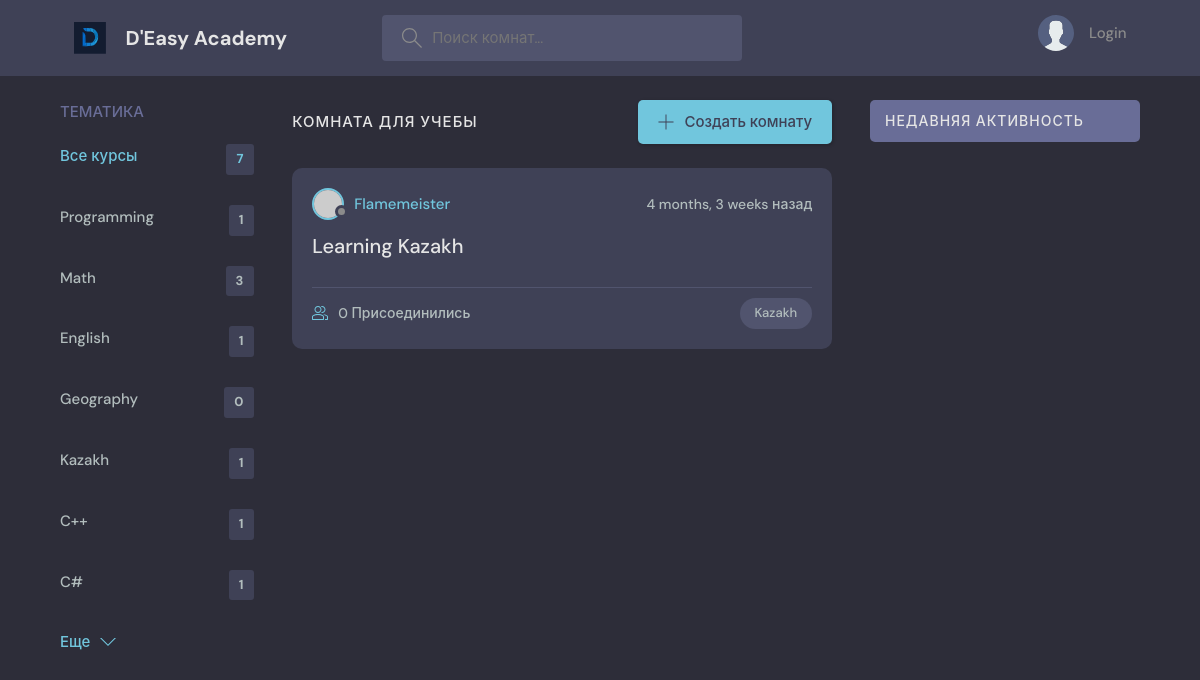
The app's page /?q=Kazakh with its own data.
### base/models.py (models this page shows, shortened)
class Topic(models.Model):
    name = models.CharField(max_length=300)

class Room(models.Model):
    host = models.ForeignKey(User, on_delete=models.SET_NULL, null=True)
    topic = models.ForeignKey(Topic, on_delete=models.SET_NULL, null=True)
    name = models.CharField(max_length=255)
    description = models.TextField(null = True, blank=True)
    participants = models.ManyToManyField(User, related_name='participants', blank=True)
    updated = models.DateTimeField(auto_now=True)
    created = models.DateTimeField(auto_now_add=True)
    class Meta:
        ordering = ['-updated', '-created']

### base/views.py (the view)
# urls.py: path('', views.home, name="home"),
def home(request):
    q = request.GET.get('q') if request.GET.get('q') != None else ''
    rooms = Room.objects.filter(
        Q(topic__name__icontains = q) |
        Q(name__icontains = q) |
        Q(description__icontains = q)
    )
    topics = Topic.objects.all()
    room_count = rooms.count()
    room_messages = Message.objects.filter(Q(room__topic__name__icontains=q))
    context = {'rooms' : rooms, 'topics' : topics, 'room_count' : room_count, 'room_messages': room_messages}
    return render(request, 'base/home.html', context)

### base/templates/base/home.html (shortened to what this page needs)
{% extends 'main.html' %}
{% block content %}
    <main class="layout layout--3">
      <div class="container">
        {% include 'base/topics_component.html' %}
        <div class="roomList">
          <div class="roomList__header">
            <div>
              <h2>Комната для учебы</h2>
            </div>
            <a class="btn btn--main" href="{% url 'create-room' %}">
              <svg version="1.1" xmlns="http://www.w3.org/2000/svg" width="32" height="32" viewBox="0 0 32 32">
                <title>add</title>
                <path
                  d="M16.943 0.943h-1.885v14.115h-14.115v1.885h14.115v14.115h1.885v-14.115h14.115v-1.885h-14.115v-14.115z"
                ></path>
              </svg>
              Создать комнату
            </a>
          </div>
          {% include 'base/feed_component.html' %}
        </div>
        {% include 'base/activity_component.html' %}
      </div>
    </main>
{% endblock content %}

### base/templates/base/topics_component.html
<div class="topics">
          <div class="topics__header">
            <h2>Тематика</h2>
          </div>
          <ul class="topics__list">
            <li>
              <a href="{% url 'home' %}" class="active">Все курсы <span>{{topics.count}}</span></a>
            </li>
                          {% for topic in topics %}
            <li>
              <a href="{% url 'home' %}?q={{topic.name}}">{{ topic.name }}<span>{{topic.room_set.all.count}}</span></a>
            </li>
            {% endfor %}
          </ul>
          <a class="btn btn--link" href="topics.html">
            Еще
            <svg version="1.1" xmlns="http://www.w3.org/2000/svg" width="32" height="32" viewBox="0 0 32 32">
              <title>chevron-down</title>
              <path d="M16 21l-13-13h-3l16 16 16-16h-3l-13 13z"></path>
            </svg>
          </a>
        </div>

### base/templates/base/feed_component.html (shortened to what this page needs)
{% for room in rooms %}
<div class="roomListRoom">
            <div class="roomListRoom__header">
              <a href="{% url 'user-profile' room.host.id %}" class="roomListRoom__author">
                <div class="avatar avatar--small">
                  <img src="https://randomuser.me/api/portraits/women/11.jpg" />
                </div>
                <span>{{room.host.username}}</span>
              </a>
              <div class="roomListRoom__actions">
                <span>{{room.created|timesince}} назад</span>
              </div>
            </div>
            <div class="roomListRoom__content">
              <a href="{% url 'room' room.id %}">{{ room.name }}</a>
            </div>
            <div class="roomListRoom__meta">
              <a href="{% url 'room' room.id %}" class="roomListRoom__joined">
                  {{room.participants.all.count}} Присоединились
              </a>
              <p class="roomListRoom__topic">{{room.topic.name}}</p>
            </div>
          </div>
{% endfor %}

### static/styles/style.css (style rules this page uses)
:root { --color-main: #71c6dd; --color-main-light: #e1f6fb; --color-dark: #3f4156; --color-dark-medium: #51546e; --color-dark-light: #696d97; --color-light: #e5e5e5; --color-gray: #8b8b8b; --color-light-gray: #b2bdbd; --color-bg: #2d2d39; --color-success: #5dd693; --color-error: #fc4b0b; }
* { font-family: "DM Sans", -apple-system, BlinkMacSystemFont, "Segoe UI", Roboto, Oxygen, Ubuntu, Cantarell, "Open Sans", "Helvetica Neue", sans-serif; margin: 0; padding: 0; box-sizing: border-box; text-rendering: optimizeLegibility; font-size: inherit; }
html { font-size: 56.25%; }
@media only screen and (min-width: 1200px) { html { font-size: 62.5%; } }
body { line-height: 1.6; font-weight: 400; font-size: 1.5rem; color: var(--color-light-gray); background-color: var(--color-bg); min-height: 100vh; }
img { width: 100%; }
a { display: inline-block; color: var(--color-main); text-decoration: none; }
.container { max-width: 120rem; width: 90%; margin: auto; }
.btn { background-color: transparent; border: none; display: inline-flex; align-items: center; gap: 1rem; cursor: pointer; transition: all ease-in-out 0.3s; padding: 1rem 2rem; border-radius: 5px; box-shadow: 1px 1px 3px 1px rgba(0, 0, 0, 0.15); font-weight: 500; }
.btn--link { border-radius: 0; padding: 0; color: var(--color-main); box-shadow: none; }
.btn--main { background-color: var(--color-main); color: var(--color-dark); }
.btn > svg { fill: currentColor; width: 1.6rem; height: 1.6rem; }
.avatar { position: relative; display: inline-block; border-radius: 50%; border: 2px solid var(--color-main); }
.avatar img { display: block; border-radius: 50%; object-fit: cover; object-position: center; }
.avatar::after { content: ""; display: block; position: absolute; background-color: var(--color-gray); z-index: 111; border-radius: 50%; border: 0.3rem solid var(--color-dark); }
.avatar.avatar--small img { width: 2.8rem; height: 2.8rem; }
.avatar.avatar--small:after { width: 0.7rem; height: 0.7rem; bottom: 0px; right: -6px; }
.layout { margin-top: 2.4rem; }
.layout > .container { display: flex; justify-content: space-between; align-items: flex-start; }
.layout--3 > .container > div:first-child { flex-basis: 18%; max-width: 22.5rem; }
.layout--3 > .container > div:nth-child(2) { flex-basis: 50%; }
.topics__header { margin-bottom: 2rem; }
.topics__header h2 { text-transform: uppercase; font-weight: 500; color: var(--color-dark-light); }
.topics__list { list-style: none; }
.topics__list li a { display: flex; justify-content: space-between; margin-bottom: 3rem; font-weight: 500; color: var(--color-light-gray); transition: all 0.3s ease-in-out; }
.topics__list li a.active, .topics__list li a:hover { color: var(--color-main); }
.topics__list li a span { padding: 0.5rem 1rem; background-color: var(--color-dark); border-radius: 3px; font-size: 1.3rem; font-weight: 700; letter-spacing: 1px; }
.roomList__header { display: flex; justify-content: space-between; align-items: center; margin-bottom: 2.4rem; }
.roomList__header h2 { text-transform: uppercase; font-weight: 500; color: var(--color-light); letter-spacing: 1px; }
.roomListRoom { margin-bottom: 2.4rem; background-color: var(--color-dark); border-radius: 1rem; padding: 2rem; }
.roomListRoom__header { display: flex; justify-content: space-between; align-items: center; }
.roomListRoom__author { font-weight: 500; display: flex; align-items: center; gap: 1rem; }
.roomListRoom__actions { display: flex; align-items: flex-start; gap: 1rem; position: relative; }
.roomListRoom__actions span { font-size: 1.4rem; font-weight: 500; }
.roomListRoom__content { margin: 1rem 0; }
.roomListRoom__content a { font-size: 2rem; font-weight: 500; margin-bottom: 1.5rem; color: var(--color-light); transition: all 0.3s ease-in-out; }
.roomListRoom__meta { border-top: 1px solid var(--color-dark-medium); padding-top: 1rem; display: flex; align-items: center; justify-content: space-between; }
.roomListRoom__joined { color: var(--color-light-gray); display: flex; align-items: center; gap: 1rem; font-size: 1.4rem; font-weight: 500; }
.roomListRoom__joined svg { fill: var(--color-main); width: 1.6rem; height: 1.6rem; }
.roomListRoom__topic { padding: 5px 1.5rem; background-color: var(--color-dark-medium); border-radius: 5rem; font-weight: 500; font-size: 1.3rem; }

### records on screen
Topic: name "Programming", room_set.all.count "1"
Topic: name "Math", room_set.all.count "3"
Topic: name "English", room_set.all.count "1"
Topic: name "Geography", room_set.all.count "0"
Topic: name "Kazakh", room_set.all.count "1"
Topic: name "C++", room_set.all.count "1"
Topic: name "C#", room_set.all.count "1"
Room: host.username "Flamemeister", created "4 months, 3 weeks", name "Learning Kazakh", participants.all.count "0", topic.name "Kazakh"

### other values on screen
{{ topics.count }} "7"
